Frame 1 (no input): blank canvas, image omitted
Frame 60 (no input): blank canvas, image omitted
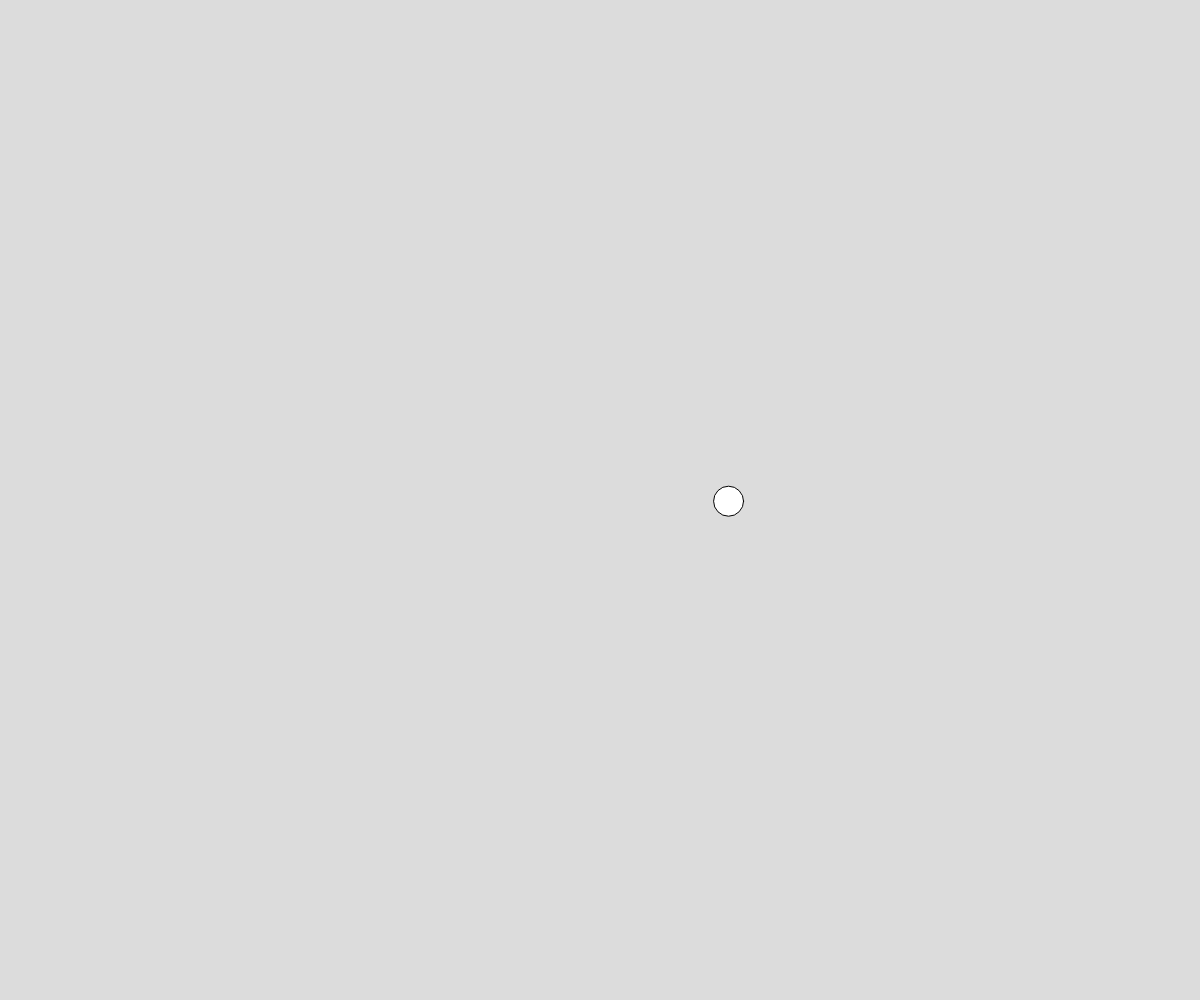
Frame 120 (the mouse pressed at the canvas centre since frame 60)

The p5.js sketch whose frames 1 and 60 were blank and that drew this single picture after the mouse press (run headless with seeded random() and noise() and a simulated clock; from frame 60 on, the mouse is pressed at the canvas centre):

// p5.js sketch
// ── sketch.js
let ballObjects = [];


function setup() {
  createCanvas(windowWidth, windowHeight);
}

function mousePressed(){
  ballObjects.push( new Ball (mouseX, mouseY) );
}

function draw() {
  background(220);
  for (let currentBall of ballObjects){
    currentBall.move();
    currentBall.mouseOver();
    currentBall.display();
  }
}

class Ball{
  constructor(x_, y_){
    this.x = x_;
    this.y = y_;
    this.xSpeed = random(-5, 5);
    this.ySpeed = random(-5, 5);
    this.size = 30;
    this.gravity = 0.1;
  }
  display(){
    ellipseMode(CENTER);
    ellipse(this.x, this.y, this.size, this.size);
    fill(random(255) ,random(255), random(255));
  }
  move(){
    this.x += this.xSpeed;
    this.y += this.ySpeed;
    this.ySpeed += this.gravity;

    if (this.x < 0 || this.x > width){
      this.xSpeed *= -1;
    }
    if (this.y < 0 || this.y > height){
      this.ySpeed *= -1;
    } 
  }
  mouseOver(){
    let d = dist(this.x, this.y, mouseX,mouseY);
    if (d < this.size / 2){
      fill(20,80,200);
    }
    else{
      fill(255);
    }
  } 
}
